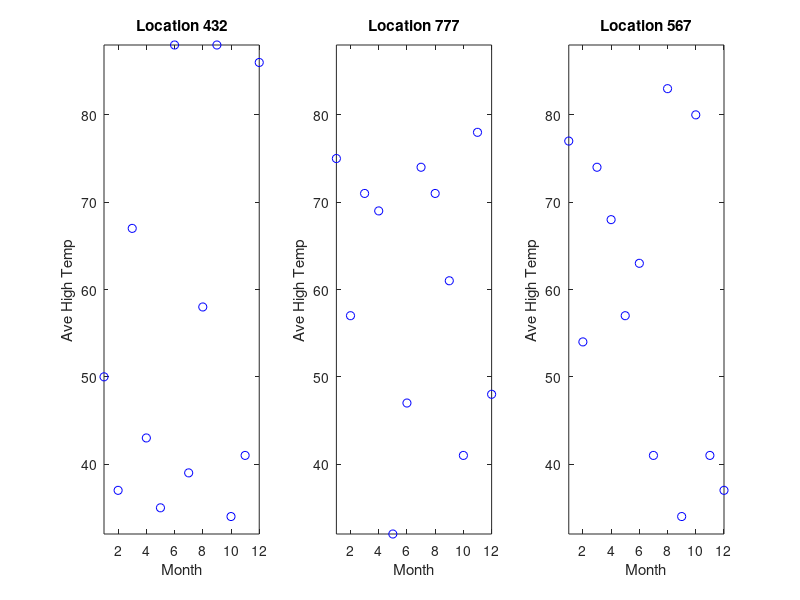

Write the MATLAB code that produced this figure.
load avehighs.dat;
for i = 1:3
    loc = avehighs(i,1);
    temps = avehighs(i,2:13);
    subplot(1,3,i);
    plot(1:12,temps,'bo');
    title(sprintf('Location %d',loc));
    xlabel('Month');
    ylabel('Ave High Temp');
    mintemp = min(min(avehighs(1:3,2:13)));
    maxtemp = max(max(avehighs(1:3,2:13)));
    axis([1 12 mintemp maxtemp]);
end